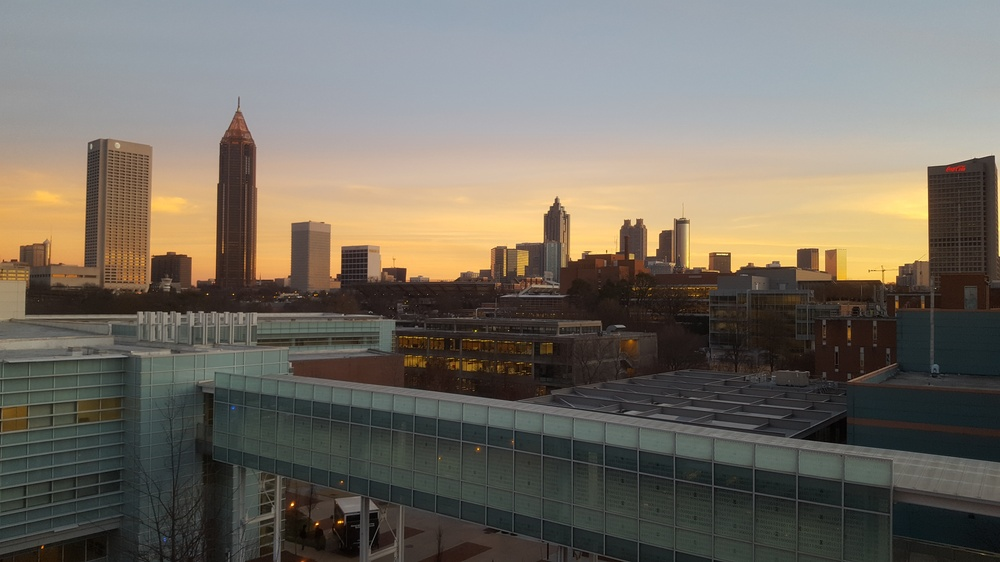
#> input picture photos/source/input.jpg, 1000 x 562 px, shrunk from 5312 x 2988 before the run
$ python cel.py photos/source/input.jpg   (older library calls are emulated)
#> lines starting #> are read from the running program, lines starting #| are printed output that depends on the picture; after the words box and inside, x2 and y2 are one past the last pixel; in counts of white or black regions, pixels touching at a corner belong together
import cv2
import numpy as np
import random
import argparse
import os
from os import path


sobel = np.array([[-1, 0, 1],
                  [-2, 0, 2],
                  [-1, 0, 1]], dtype=np.float64)

parser = argparse.ArgumentParser(description='Draw some images!')
parser.add_argument("image", help="Image path to process.")
parser.add_argument("-t","--threshold", help="Threshold value for the edge detection. Default value is 25", type=int, default=25)
parser.add_argument("-b","--background", help="Set this flag to use a white background for the image.", action="store_true")
parser.add_argument("-c", "--clamp", help="Set this flag to turn of edge clamping", action="store_false")
args = parser.parse_args()

white_back = args.background
threshold = args.threshold
input_file = args.image
clamp_edges =args.clamp
output_folder = path.join("output", path.splitext(path.split(input_file)[1])[0])
print(output_folder)
if not os.path.exists(output_folder):
    os.makedirs(output_folder)
def main():

    img = cv2.imread(input_file, cv2.IMREAD_COLOR)
#> img is the input picture: shape (562, 1000, 3); mean B, G, R 98.6, 108.6, 114.7

    filtered_image = cv2.bilateralFilter(img, 15, 580,580)
    cv2.imwrite(path.join(output_folder, "1filter.jpg"), filtered_image)

    edges, theta = get_edges(filtered_image, threshold)
    if white_back:
        img = np.ones_like(filtered_image)*255
    else:
        img = filtered_image.copy()
    stroked_image = add_strokes(filtered_image, edges,theta, img, clamp_edges)

    cv2.imwrite(path.join(output_folder, "2edges.jpg"), edges)
    edges = cv2.cvtColor(edges, cv2.COLOR_GRAY2RGB)
    cv2.imwrite(path.join(output_folder, "3nooutline.jpg"), stroked_image)
    toon = cv2.bitwise_and(stroked_image, edges)
    cv2.imwrite(path.join(output_folder, "4out.jpg"), toon)

def add_strokes(filtered_image, edges, theta, background, clamp):
    for i in xrange(0,filtered_image.shape[0],7):
        for j in xrange(0,filtered_image.shape[1], 7):
            if random.random() > 0.8:
                continue
            c = filtered_image[i,j].astype(np.int32) + (random.randint(0,10) - 5)
            #x, y = edgesx[i,j].astype(np.uint8)/10 ,edgesy[i,j].astype(np.uint8)/10
            scale = random.randint(20,40)
            #ioffset, joffset = int(np.cos(theta[i,j]) * scale) , int(np.sin(theta[i,j]) * scale)
            ang = (random.randint(30,60)/180.) * np.pi
            ioffset, joffset = int(np.cos(ang) * scale) , int(np.sin(ang) * scale)
            i0, j0 = min(i+ioffset,filtered_image.shape[0]-1), min(j+joffset,filtered_image.shape[1]-1)
            length = int(np.hypot(i0-i,j0-j))
            iVals, jVals = np.linspace(i, i0, length), np.linspace(j, j0, length)
            vals = edges[iVals.astype(np.int), jVals.astype(np.int)]
            if np.amin(vals) == 0 and clamp:
                continue
                #print(vals)

            r, g, b = c[0],c[1],c[2]
            cv2.line(background, (j,i), (j0, i0),color=(r,g,b) ,lineType=cv2.CV_AA, thickness=random.randint(1,4))
    return background

def get_edges(filtered_image, min_val):
#> called with min_val = 25
    grey = cv2.cvtColor(filtered_image, cv2.COLOR_RGB2GRAY).astype(np.float32)
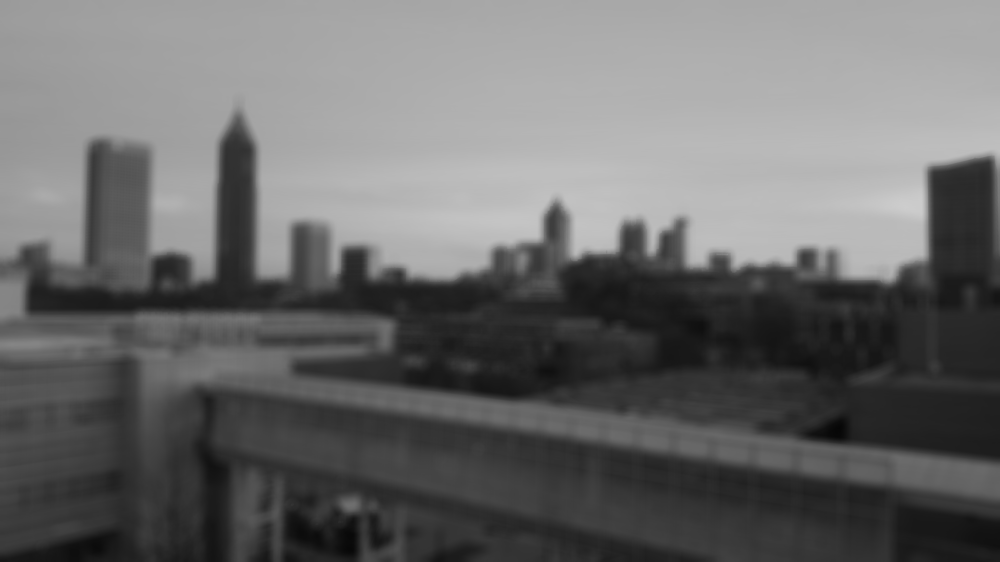
#> grey: shape (562, 1000) float32; min 6, max 205, mean 106.3
    edgesx = cv2.filter2D(grey,-1, sobel)
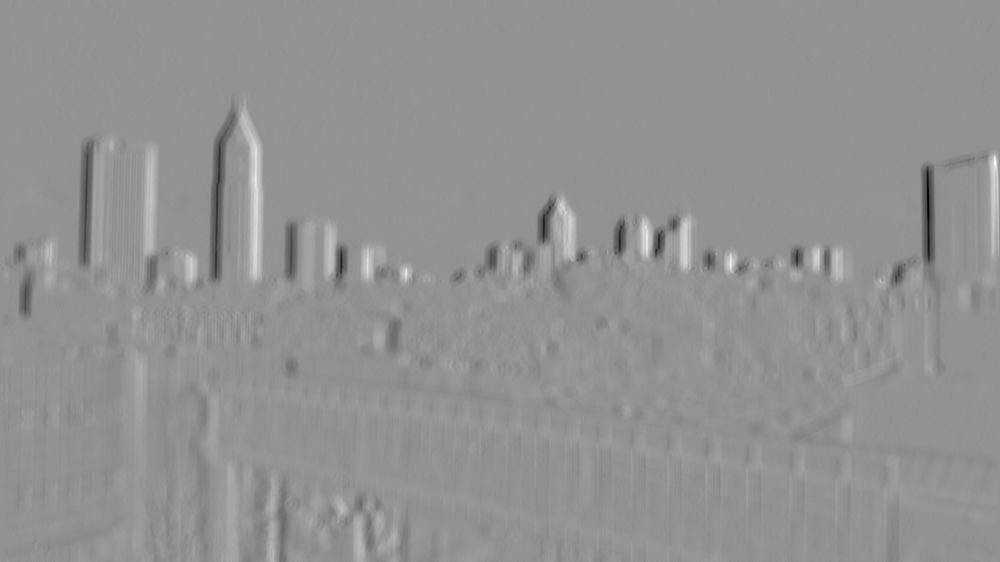
#> edgesx: shape (562, 1000) float32; min -195, max 145, mean -0.2; drawn with min black and max white
    edgesy = cv2.filter2D(grey,-1, sobel.T)
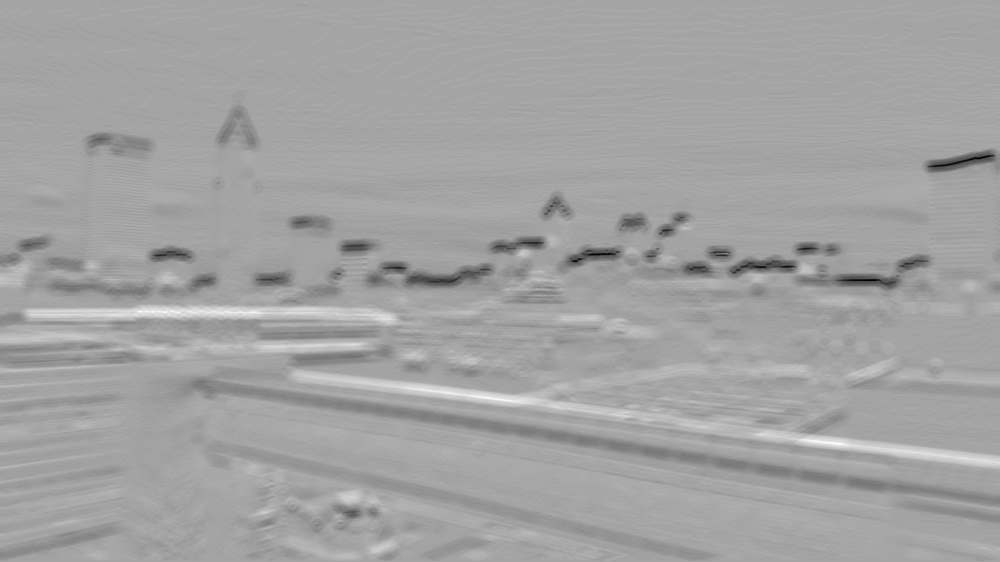
#> edgesy: shape (562, 1000) float32; min -172, max 95, mean -1.8; drawn with min black and max white
    #cv2.imwrite(path.join(output_folder, "2sobelx.jpg"), edgesx)
    #cv2.imwrite(path.join(output_folder, "3sobely.jpg"), edgesy)

    G = np.hypot(edgesy, edgesx)
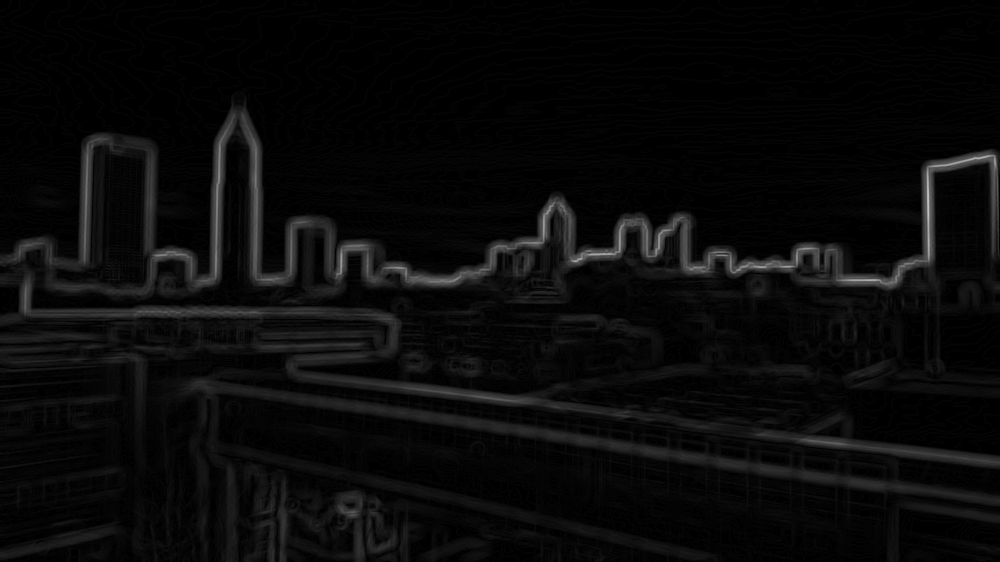
#> G: shape (562, 1000) float32; min 0, max 195, mean 9.9
    theta = np.arctan2(edgesy, edgesx) + np.pi
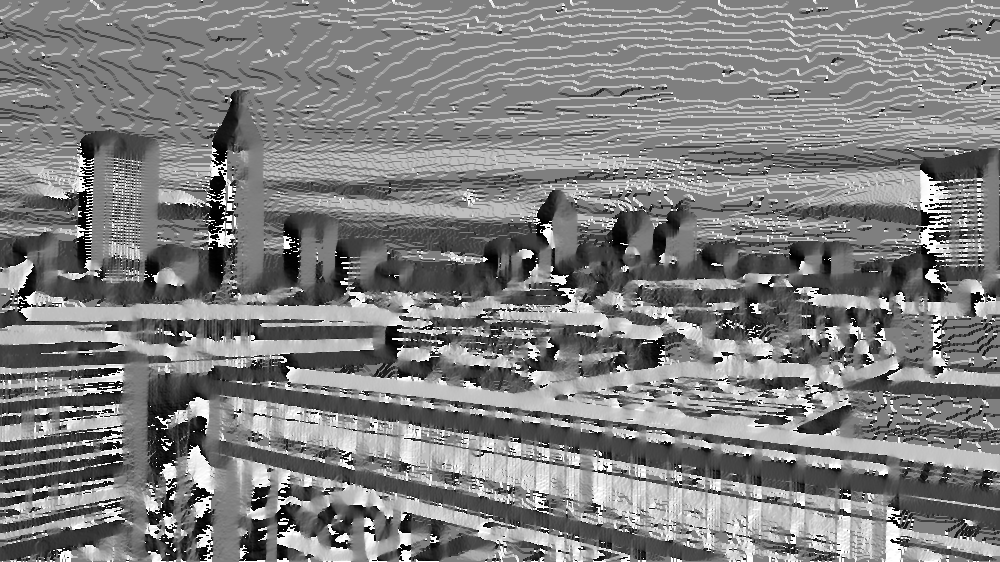
#> theta: shape (562, 1000) float32; min 0.00518, max 6.28, mean 3.15; drawn with min black and max white
    #cv2.imwrite(path.join(output_folder, "4G.jpg"), G)
    #cv2.imwrite(path.join(output_folder, "5theta.jpg"), theta*50 )
    _, edges = cv2.threshold(G.astype('uint8'), min_val, 255, cv2.THRESH_BINARY_INV)
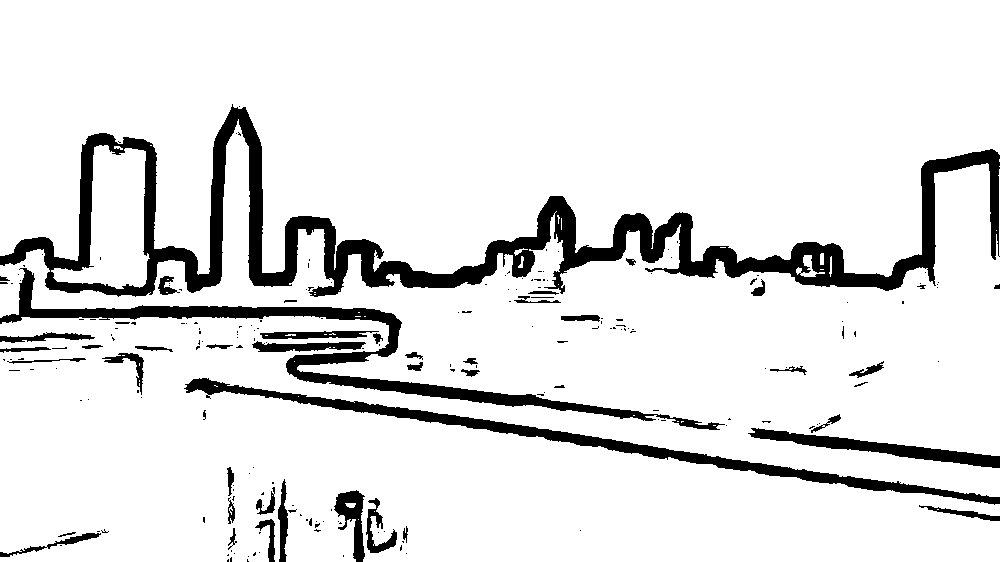
#> edges: shape (562, 1000); 89.3% white; 212 black regions (164 under 20 px), largest, box (x1, y1, x2, y2) and area: (0, 104, 1000, 297) 31380, (0, 268, 725, 430) 9562, (184, 378, 1000, 505) 7496
    return edges, theta


main()
#> in main, `toon = cv2.bitwise_and(stroked_image, edges)`:
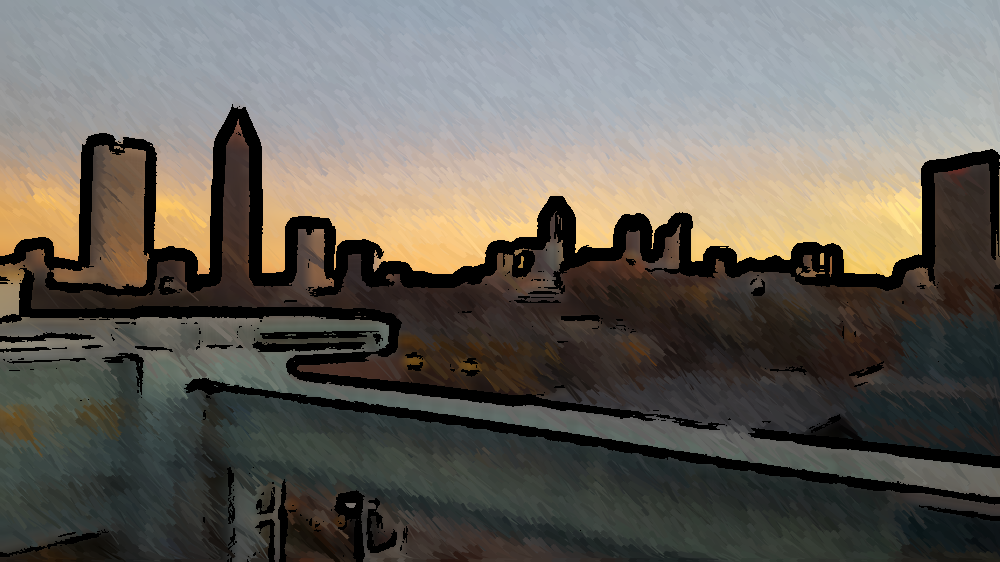
#> toon: shape (562, 1000, 3); mean B, G, R 91.1, 98.2, 102
